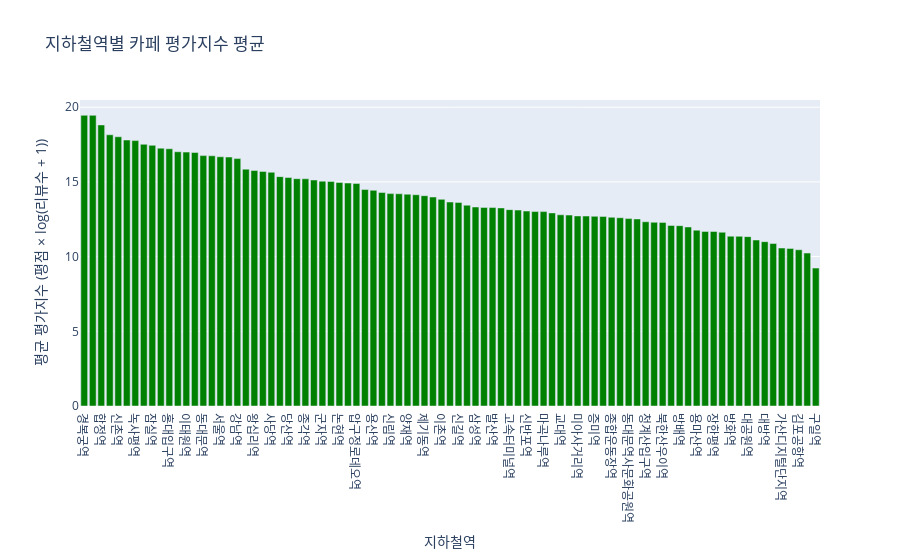

Notebook cell for this chart:
### Code cell
# 역별 평균 value 계산
station_avg = cafe.groupby('station', as_index=False)['value'].mean()
station_avg = station_avg.sort_values(by='value', ascending=False)
# 막대그래프 시각화
fig = px.bar(
    station_avg,
    x='station',
    y='value',
    title='지하철역별 카페 평가지수 평균',
    labels={'station': '지하철역', 'value': '평균 평가지수 (평점 × log(리뷰수 + 1))'},
    color_discrete_sequence=['green']
)

fig.show()

### Figure 1 — Plotly figure (JSON) as saved in the notebook; plotly's stock layout.template omitted (floating-point values rounded to 4 significant figures)
{"data": [{"hovertemplate": "지하철역=%{x}<br>평균 평가지수 (평점 × log(리뷰수 + 1))=%{y}<extra></extra>", "legendgroup": "", "marker": {"color": "green", "pattern": {"shape": ""}}, "name": "", "orientation": "v", "showlegend": false, "textposition": "auto", "type": "bar", "x": ["경복궁역", "종로3가역", "합정역", "안국역", "신촌역", "뚝섬역", "녹사평역", "시청역", "잠실역", "서울대입구역", "홍대입구역", "건대입구역", "이태원역", "삼각지역", "동대문역", "서울숲역", "서울역", "혜화역", "강남역", "회현역", "왕십리역", "성신여대입구역", "사당역", "신사역", "당산역", "응봉역", "종각역", "동대입구역", "군자역", "선릉역", "논현역", "신도림역", "압구정로데오역", "회기역", "용산역", "총신대입구역", "신림역", "종로5가역", "양재역", "잠실나루역", "제기동역", "노들역", "이촌역", "연신내역", "신길역", "디지털미디어시티역", "삼성역", "천호역", "발산역", "외대앞역", "고속터미널역", "수유역", "신반포역", "뚝섬유원지역", "마곡나루역", "구로디지털단지역", "교대역", "오목교역", "미아사거리역", "여의나루역", "증미역", "노량진역", "종합운동장역", "역삼역", "동대문역사문화공원역", "충정로역", "청계산입구역", "고덕역", "북한산우이역", "구로역", "방배역", "남구로역", "용마산역", "아차산역", "장한평역", "쌍문역", "방화역", "가락시장역", "대공원역", "장지역", "대방역", "창동역", "가산디지털단지역", "대림역", "김포공항역", "암사역", "구일역"], "xaxis": "x", "y": [19.46, 19.45, 18.82, 18.15, 18.02, 17.8, 17.76, 17.52, 17.45, 17.26, 17.22, 17.02, 16.99, 16.97, 16.76, 16.75, 16.68, 16.66, 16.56, 15.85, 15.76, 15.7, 15.65, 15.35, 15.29, 15.21, 15.21, 15.13, 15.05, 15.03, 14.96, 14.92, 14.89, 14.49, 14.44, 14.29, 14.22, 14.21, 14.18, 14.14, 14.08, 13.99, 13.83, 13.65, 13.63, 13.44, 13.32, 13.29, 13.28, 13.26, 13.14, 13.12, 13.05, 13.02, 13.01, 12.93, 12.8, 12.78, 12.72, 12.71, 12.7, 12.69, 12.63, 12.6, 12.54, 12.52, 12.33, 12.3, 12.29, 12.08, 12.07, 11.98, 11.77, 11.69, 11.68, 11.63, 11.37, 11.36, 11.34, 11.11, 11.0, 10.88, 10.57, 10.55, 10.46, 10.24, 9.232], "yaxis": "y"}], "layout": {"barmode": "relative", "legend": {"tracegroupgap": 0}, "title": {"text": "지하철역별 카페 평가지수 평균"}, "xaxis": {"anchor": "y", "domain": [0, 1], "title": {"text": "지하철역"}}, "yaxis": {"anchor": "x", "domain": [0, 1], "title": {"text": "평균 평가지수 (평점 × log(리뷰수 + 1))"}}}}
